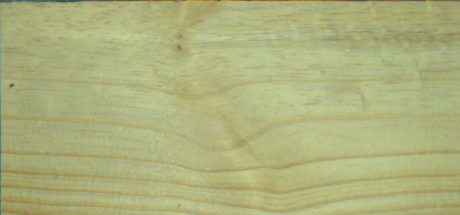
#> input picture Files/Sample156.bmp, 460 x 215 px
$ python -i piece_detection.py   (imports and definitions only)   (older library calls are emulated)
#> lines starting #> are read from the running program, lines starting #| are printed output that depends on the picture
#> further down, picture is the input picture: shape (215, 460, 3); mean B, G, R 124.9, 177.8, 173.5
import cv2
import numpy as np


def detect_piece(
    frame,
    min_contrast=25,
    min_height_frac=0.10,
    sample_step=8,
):
    """Detecta a presença da madeira usando o perfil vertical da imagem."""
#> called with min_contrast = 25, min_height_frac = 0.1, sample_step = 8
    if frame.ndim == 3:
        gray = cv2.cvtColor(frame, cv2.COLOR_BGR2GRAY)
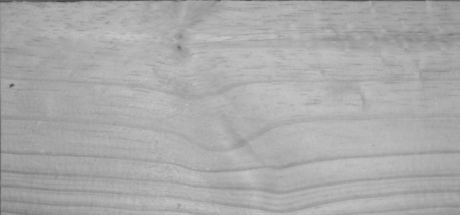
#> gray: shape (215, 460); min 66, max 201, mean 170.5
    else:
        gray = frame

    h, w = gray.shape
#> h = 215; w = 460

    x1 = int(w * 0.20)
#> x1 = 92
    x2 = int(w * 0.80)
#> x2 = 368
    roi = gray[:, x1:x2:sample_step]
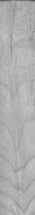
#> roi: shape (215, 35); min 81, max 196, mean 174.8

    profile = np.median(roi, axis=1).astype(np.float32)
#> profile = 215 values, max 183 at index 58, min 109 at index 0, mean 175.3
    profile = cv2.GaussianBlur(profile[:, None], (1, 21), 0).ravel()
#> profile = 215 values, max 180.7 at index 59, min 157.3 at index 0, mean 175.4

    border = max(10, int(h * 0.10))
#> border = 21
    background = np.median(
        np.concatenate([
            profile[:border],
            profile[-border:],
        ])
    )
#> background = 172.7

    threshold = background + min_contrast
#> threshold = 197.7
    wood_mask = profile > threshold
    indices = np.where(wood_mask)[0]
#> indices = empty array

    if len(indices) == 0:
        return False, {
            "top": None,
            "bottom": None,
            "contrast": 0.0,
            "background_intensity": float(background),
        }

    groups = np.split(
        indices,
        np.where(np.diff(indices) > 1)[0] + 1,
    )
    largest = max(groups, key=len)

    top = int(largest[0])
    bottom = int(largest[-1])
    height_px = bottom - top + 1

    wood_intensity = float(np.median(profile[top:bottom + 1]))
    contrast = wood_intensity - background
    min_height = h * min_height_frac

    present = (
        height_px >= min_height
        and contrast >= min_contrast
    )

    return present, {
        "top": top,
        "bottom": bottom,
        "height_px": height_px,
        "background_intensity": float(background),
        "wood_intensity": wood_intensity,
        "contrast": float(contrast),
    }


# [112 lines left out: functions crop_wood, ensure_bgr, check_image_quality, not called in this run]

>>> import cv2
>>> picture = cv2.imread('../Files/Sample156.bmp')
>>> result = detect_piece(picture)

$ run again, on Files/Sample617.bmp
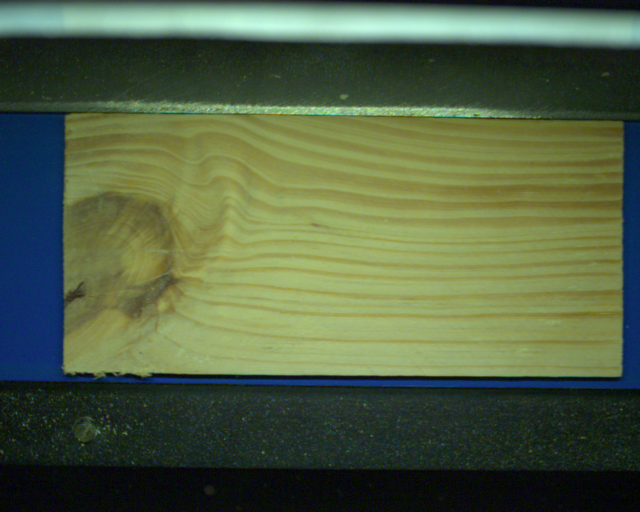
#> input picture Files/Sample617.bmp, 1280 x 1024 px (shown at 1/2 size)
#> picture is the input picture: shape (1024, 1280, 3); mean B, G, R 67.4, 96.6, 81.6
#> in detect_piece, `gray = cv2.cvtColor(frame, cv2.COLOR_BGR2GRAY)`:
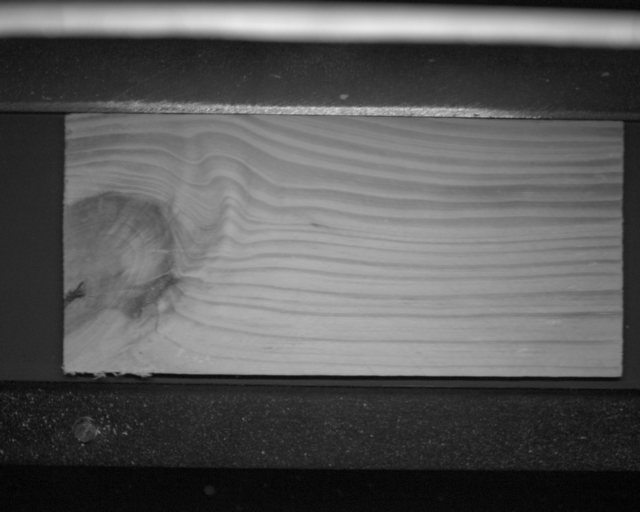
#> gray: shape (1024, 1280) (shown at 1/2 size); min 0, max 235, mean 88.8
#> in detect_piece, `roi = gray[:, x1:x2:sample_step]`:
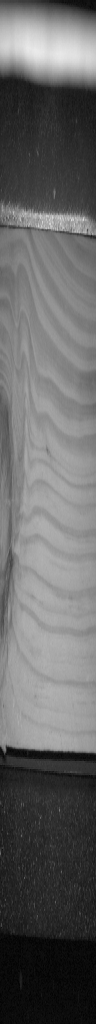
#> roi: shape (1024, 96); min 1, max 234, mean 102.4
#> in detect_piece, `profile = np.median(roi, axis=1).astype(np.float32)`: profile = 1024 values, max 222 at index 51, min 8 at index 941, mean 104.1
#> in detect_piece, `profile = cv2.GaussianBlur(profile[:, None], (1, 21), 0).ravel()`: profile = 1024 values, max 219.6 at index 52, min 9.14 at index 971, mean 104.2
#> background = 32.61
#> threshold = 57.61
#> indices = 651 values from 4 to 752
#> groups = 2 items
#> largest = 569 values from 184 to 752
#> top = 184
#> bottom = 752
#> height_px = 569
#> wood_intensity = 149.9
#> contrast = 117.3
#> present = True
